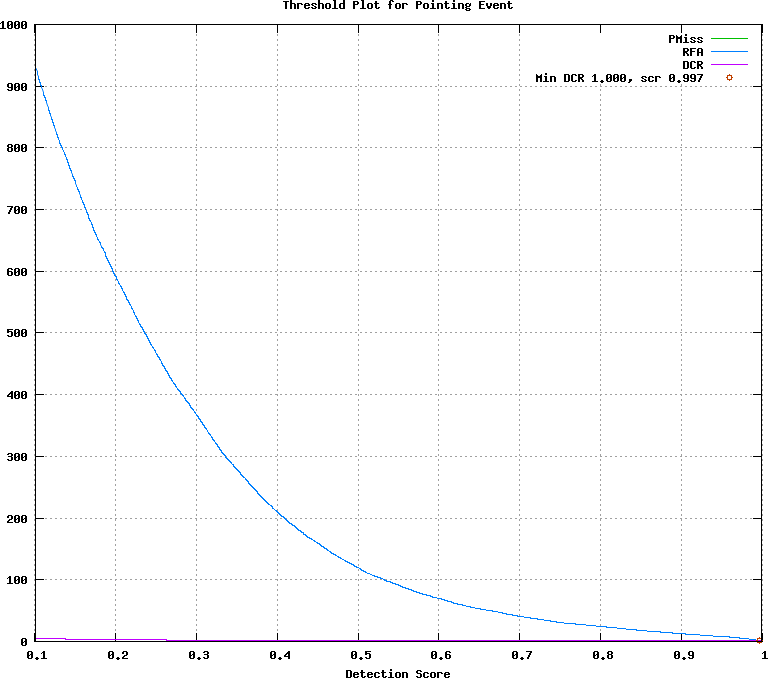

Reproduce this figure in gnuplot.
## GNUPLOT command file
set terminal postscript color
set style data lines
set title 'Threshold Plot for Pointing Event'
set xlabel 'Detection Score'
set grid
set size ratio 0.85
plot [0.101000:0.999000]  \
  'test.det.Pointing_Event.dat.1' using 1:4 title 'PMiss' with lines lt 2, \
  'test.det.Pointing_Event.dat.1' using 1:5 title 'RFA' with lines lt 3, \
  'test.det.Pointing_Event.dat.1' using 1:6 title 'DCR' with lines lt 4, \
  'test.det.Pointing_Event.dat.2' using 1:2 title 'Min DCR 1.000, scr 0.997' with points lt 6
